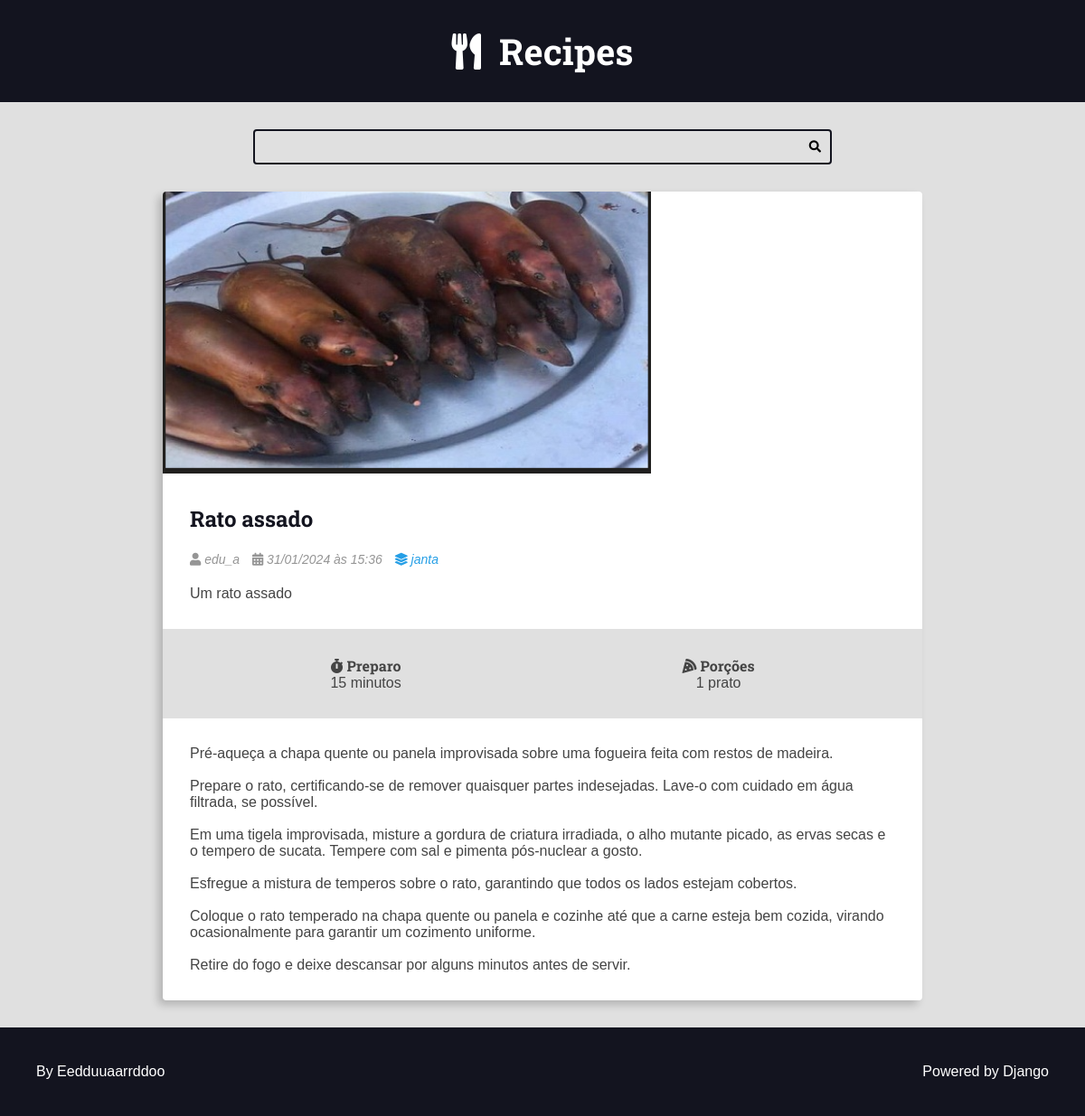
Page /recipes/1/ on the committed database.
### recipes/models.py (models this page shows, shortened)
class Recipe(models.Model):
    title = models.CharField(max_length=65)
    description = models.CharField(max_length=165)
    slug = models.SlugField()
    preparation_time = models.IntegerField()
    preparation_time_unit = models.CharField(max_length=65)
    servings = models.IntegerField()
    servings_unit = models.CharField(max_length=65)
    preparation_steps = models.TextField()
    preparation_steps_is_html = models.BooleanField(default=False)
    created_at = models.DateTimeField(auto_now_add=True)
    updated_at = models.DateTimeField(auto_now=True)
    is_published = models.BooleanField(default=False)
    cover = models.ImageField(
        upload_to='recipes/covers/%Y/%m/%d/', blank=True, default='')
    category = models.ForeignKey(
        Category, on_delete=models.SET_NULL, null=True,  blank=True ,
        default=None,
    )
    author = models.ForeignKey(
        User, on_delete=models.SET_NULL, null=True
    )

class Category(models.Model):
    name = models.CharField(max_length=65)

### recipes/views.py (the view)
# urls.py: path('recipes/<int:id>/', views.recipe, name="recipe"),
def recipe(request, id):
    recipe = get_object_or_404(Recipe, pk=id, is_published=True,)
    return render(request, 'recipes/pages/recipe-view.html', context={
        'is_detail_page': True,
        'recipe': recipe,
    })

### recipes/templates/recipes/pages/recipe-view.html (shortened to what this page needs)
{% extends 'global/base.html' %}
{% block content %}
<div class="main-content main-content-detail container">
    {% include 'recipes/partials/recipe.html' %}
</div>
{% endblock content %}

### recipes/templates/recipes/partials/recipe.html (shortened to what this page needs)
<div class="recipe recipe-list-item">
    {% if recipe.cover %}
          <div class="recipe-cover">
              <a href="{% url 'recipes:recipe' recipe.id %}">
                  <img src="{{ recipe.cover.url }}" alt="Temporário">
              </a>
          </div>
      {% endif %}
    <div class="recipe-title-container">
          <h2 class="recipe-title">
              <a href="{% url 'recipes:recipe' recipe.id %}">
                  {{ recipe.title }}
              </a>
          </h2>
      </div>
      <div class="recipe-author">
        {% if recipe.author is not None %}
        <span class="recipe-author-item">
              <i class="fas fa-user"></i>
    {% if recipe.author.first_name %}
                  {{ recipe.author.first_name }} {{ recipe.author.last_name }}
              {% else %}
                  {{ recipe.author.username }}
              {% endif %}
              {% else %}
              Desconhecido
              {% endif %}
            </span>
          <span class="recipe-author-item">
              <i class="fas fa-calendar-alt"></i>
              {{ recipe.created_at|date:"d/m/Y" }} às {{ recipe.created_at|date:"H:i" }}
          </span>
          {% if recipe.category is not None %}
          <span class="recipe-author-item">
    <a href="{% url 'recipes:category' recipe.category.id %}">
                  <i class="fas fa-layer-group"></i>
                  <span>{{ recipe.category.name }}</span>
              </a>
          </span>
          {% endif %}
      </div>
      <div class="recipe-content">
          <p>{{ recipe.description }}</p>
      </div>
      <div class="recipe-meta-container">
          <div class="recipe-meta recipe-preparation">
              <h3 class="recipe-meta-title"><i class="fas fa-stopwatch"></i> Preparo</h3>
              <div class="recipe-meta-text">
                  {{ recipe.preparation_time }} {{ recipe.preparation_time_unit }}
              </div>
          </div>
          <div class="recipe-meta recipe-servings">
              <h3 class="recipe-meta-title"><i class="fas fa-pizza-slice"></i> Porções</h3>
              <div class="recipe-meta-text">
                  {{ recipe.servings }} {{ recipe.servings_unit }}
              </div>
          </div>
      </div>
      {% if is_detail_page is True %}
          <div class="preparation-steps">
            {% if recipe.preparation_steps_is_html is True %}
            {{ recipe.preparation_steps|safe }}
        {% else %}
            {{ recipe.preparation_steps|linebreaksbr }}
        {% endif %}
          </div>
      {% endif %}
  </div>

### recipes/static/recipes/css/styles.css (style rules this page uses)
:root { --color-primary: #269fe6; --color-primary-hover: #2086c2; --color-primary-dark: #13141f; --color-primary-dark-hover: #212336; --color-primary-light: #d4ecfa; --color-primary-light-hover: #bdd8e7; --color-white: #fff; --color-black: #000; --color-dark-text: #444; --color-info-light: #cce5ff; --color-debug-light: #cce5ff; --color-success-light: #d4edda; --color-alert-light: #fff3cd; --color-warning-light: #fff3cd; --color-error-light: #f8d7da; --color-info-dark: #4d86c4; --color-debug-dark: #4d86c4; --color-success-dark: #4a9c5d; --color-alert-dark: #927f40; --color-warning-dark: #927f40; --color-error-dark: #da525d; --color-gray-0: #f9f9f9; --color-gray-1: #e0e0e0; --color-gray-2: #c7c7c7; --color-gray-3: #aeaeae; --color-gray-4: #959595; --color-gray-5: #7d7d7d; --color-gray-6: #646464; --color-gray-7: #4b4b4b; --color-gray-8: #323232; --color-gray-9: #191919; --font-primary: sans-serif; --font-headings: 'Roboto Slab', serif; --spacing-gutter-medium: 3rem; --spacing-gutter-large: 4rem; }
* { padding: 0; margin: 0; box-sizing: border-box; }
html { font-size: 62.5%; }
body { font-size: 1.6rem; font-family: var(--font-primary); background: var(--color-gray-1); color: var(--color-dark-text); }
h1, h2, h3, h4, h5, h6 { font-family: var(--font-headings); }
.container { max-width: 144rem; margin: 0 auto; padding: var(--spacing-gutter-medium); }
.main-content { padding-top: 0; }
.recipe { background: var(--color-white); box-shadow: -5px 5px 10px rgba(0, 0, 0, 0.2); transform: scale(1); transition: all 300ms ease-in-out; border-radius: 0.4rem; overflow: hidden; }
.recipe img { max-width: 100%; }
.recipe-list-item { max-width: 64rem; height: fit-content; }
.recipe-title-container { padding: var(--spacing-gutter-medium); padding-bottom: 2rem; }
.recipe-title-container a { text-decoration: none; color: var(--color-primary-dark); }
.recipe-author { padding: 0 var(--spacing-gutter-medium); }
.recipe-content { padding: var(--spacing-gutter-medium); padding-top: 2rem; }
.recipe-author-item { color: var(--color-gray-4); margin-right: 1rem; font-style: italic; font-size: 1.4rem; }
.recipe-author a { color: var(--color-primary); transition: all 300ms ease-in-out; text-decoration: none; }
.recipe-meta-container { display: flex; flex-flow: row wrap; padding: var(--spacing-gutter-medium); background: var(--color-gray-1); }
.recipe-meta { display: flex; flex-flow: column nowrap; flex-shrink: 1; flex-grow: 1; text-align: center; }
.recipe-meta-title { font-size: 1.6rem; }
.main-content-detail .recipe-list-item { max-width: 84rem; margin: 0 auto; }
.preparation-steps { padding: var(--spacing-gutter-medium); }

### rows in the picture
Recipe: cover (picture), title "Rato assado", author.username "edu_a", created_at "31/01/2024", created_at "15:36", category.name "janta", description "Um rato assado", preparation_time "15", preparation_time_unit "minutos", servings "1", servings_unit "prato", preparation_steps "Pré-aqueça a chapa quente ou panela improvisada sobre uma fogueira feita com restos de madeira. Prepare o rato, certificando-se de remover quaisquer partes indesejadas. Lave-o com cuidado em água filtrada, se possível. Em uma tigela improvisada, misture a gordura de criatura irradiada, o alho mutante picado, as ervas secas e o tempero de sucata. Tempere com sal e pimenta pós-nuclear a gosto. Esfregue a mistura de temperos sobre o rato, garantindo que todos os lados estejam cobertos. Coloque o rato temperado na chapa quente ou panela e cozinhe até que a carne esteja bem cozida, virando ocasionalmente para garantir um cozimento uniforme. Retire do fogo e deixe descansar por alguns minutos…"
